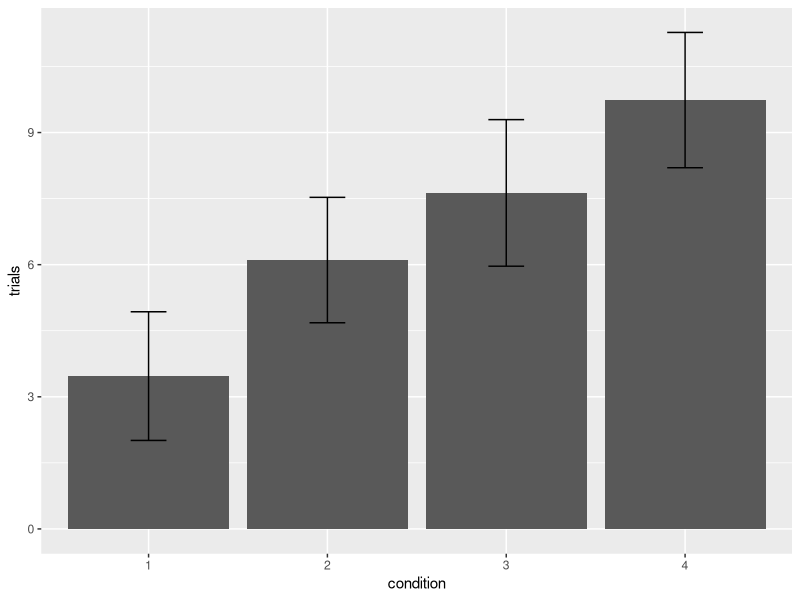
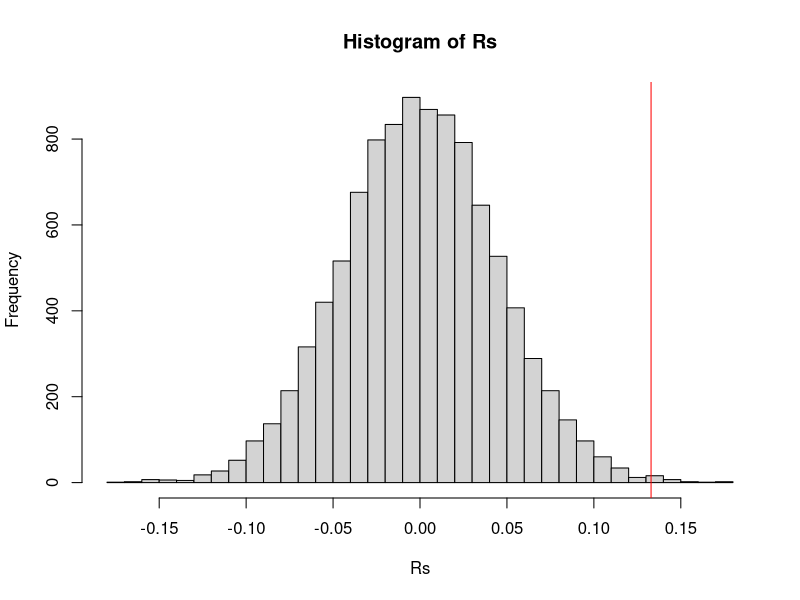

Write R code to recreate these figures, in order.
library(tidyverse)

set.seed(333)

numtrials <- 500
varrange <- seq(18,32,1) # sequence of integers to select variance

trials <- rep(0, numtrials)   # preallocate vector for trial-by-trial responses

firingrates1 <- seq(2, 5, 0.1)   # possible mean firing rates for each condition
firingrates2 <- seq(5, 8, 0.1)
firingrates3 <- seq(8, 11, 0.1)
firingrates4 <- seq(11, 14, 0.1)

firingrates <- list(firingrates1, firingrates2, firingrates3, firingrates4)

# randomly assign each trial to a condition

condition <- sample(1:4, 500, replace = TRUE)

meanresponse <- vector(mode = "list", length = 4) # initialize empty list

# select a mean firing rate for each condition
for (k in 1:4) {
  meanresponse[[k]] <- sample(firingrates[[k]], 1)
}

meanresponse

var <- sample(varrange, 1) # sample from the range of possible variances
for (k in 1:numtrials) {
  noise = rnorm(1, 0, var) # noise is random normal with SD 0 and standard deviation var
  trials[k] <- meanresponse[[condition[k]]] + noise
}

data.frame(condition, trials) %>% mutate(condition = factor(condition)) %>%
  ggplot(aes(x = condition, y = trials)) +
  stat_summary(fun = "mean", geom = "col") +
  stat_summary(fun.data = "mean_se", geom = "errorbar", width = 0.2)

lm(trials ~ condition) %>% summary() # assumes linear increase in firing rate with trial
cor(trials, condition)
cor.test(condition,trials)

# construct permutation test

numshuf <- 10000
Rs <- rep(0, numtrials)   # empty vector for correlations of shuffled data

for (shuf in 1:numshuf) {
  Rs[shuf] = cor(sample(condition, length(condition), replace = FALSE), trials)
}

hist(Rs, breaks = 50)
abline(v = cor(trials, condition), col = "red")

# get p-value

mean(abs(Rs) >= cor(trials, condition))
# take absolute value of correlations - two tailed test
# logical statement vector >= constant generates vector of 1s and 0s 
# where 1 means that value in original vector met the condition
# i.e. greater than or equal to cor
# and is 0 otherwise
# the mean will just tell you what fraction of the values are 1
# in this case, what fraction of Rs from shuffled data greater than or equal to your real R
# which is the p-value for the permutation test!
# test it out: 

c(1, 2, 3, 4, 5, 6, 7, 1, 9, 4, 6, 9, 15, 3) >= 7

mean(c(1, 2, 3, 4, 5, 6, 7, 1, 9, 4, 6, 9, 15, 3) >= 7)
